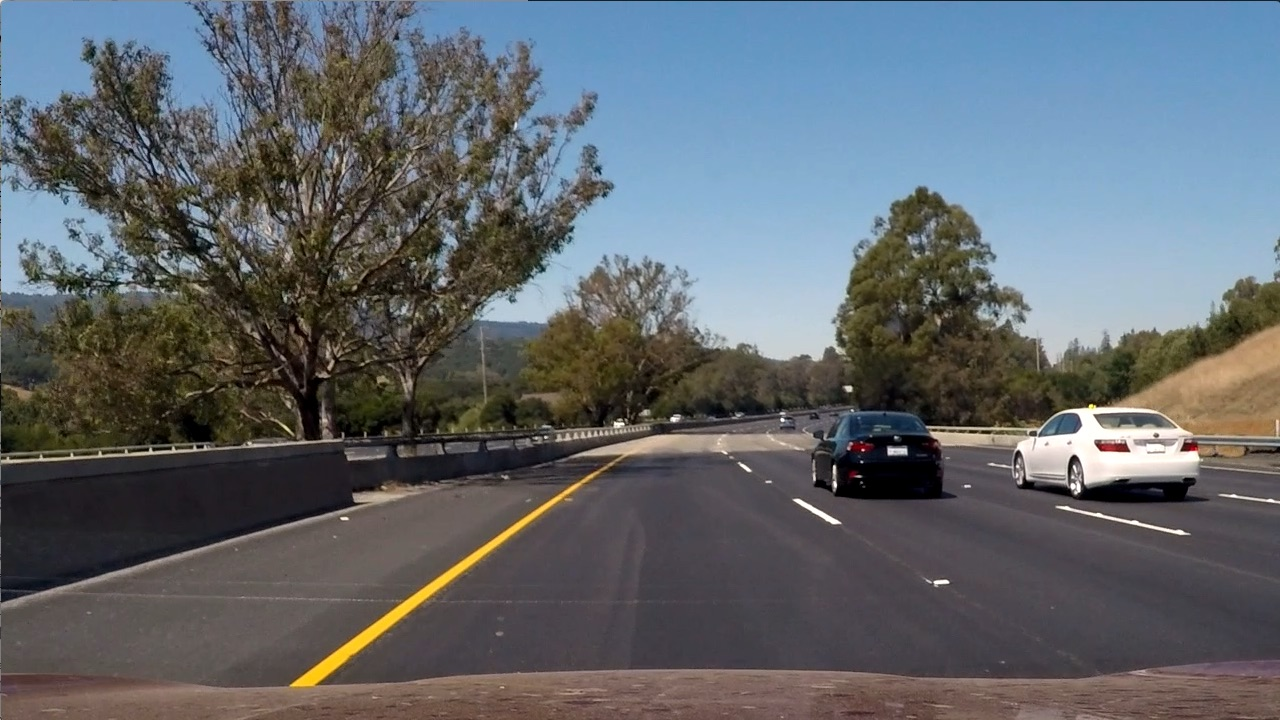
#> input picture test_images/test6.jpg, 1280 x 720 px
$ python windows_utils.py   (older library calls are emulated)
#> lines starting #> are read from the running program, lines starting #| are printed output that depends on the picture
"""
This module contains functions that can be used to get different windows on an image.
It contains the following functions:
		- draw_boxes 				:To draw boxes at images
		- slide_windows				:To get slide windows on an image

"""
import numpy as np
import cv2
import matplotlib.image as mpimg
import matplotlib.pyplot as plt

#---------------------------------------------------------------------------------------------#


"""
# 1- draw_boxes

This function is used to draw rectangular boxes on a certain image

Input: 	- img:image
		- bboxes:list of boxes
		- color:color of the boxes
		- thick: thick of the boxes

output:	copy of the input img with drawn boxes

"""
def draw_boxes(img, bboxes, color=(0, 0, 255), thick=6):
    # Make a copy of the image
    imcopy = np.copy(img)
    # Iterate through the bounding boxes
    for bbox in bboxes:
        # Draw a rectangle given bbox coordinates
        cv2.rectangle(imcopy, bbox[0], bbox[1], color, thick)
    # Return the image copy with boxes drawn
    return imcopy

#--------------------------------------------------------------------------------------------#

"""
# 2- slide_windows

This function is used to get  slide windows in an image
inputs:	- img:image
		- x_start_stop:starting and stopping x coordinate of the searching area
		- y_start_stop:starting and stopping y coordinate of the searching area
		- xy_window: size of the window
		- xy_ovelap: overlapping between windows

output: a list of windows that can be drawn later
"""

def slide_windows(img, x_start_stop=[None, None], y_start_stop=[None, None],
                    xy_window=(64, 64), xy_overlap=(0.5, 0.5)):
    # If x and/or y start/stop positions not defined, set to image size
    if x_start_stop[0]==None:
        x_start_stop[0]=0
    if x_start_stop[1]==None:
        x_start_stop[1]=img.shape[1]
    if y_start_stop[0]==None:
        y_start_stop[0]=0
    if y_start_stop[1]==None:
        y_start_stop[1]=img.shape[0]
    # Compute the span of the region to be searched
    xspan=x_start_stop[1]-x_start_stop[0]
    yspan=y_start_stop[1]-y_start_stop[0]
    # Compute the number of pixels per step in x/y
    nx_pix_per_step = np.int(xy_window[0]*(1 - xy_overlap[0]))
    ny_pix_per_step = np.int(xy_window[1]*(1 - xy_overlap[1]))
    # Compute the number of windows in x/y
    nx_buffer = np.int(xy_window[0]*(xy_overlap[0]))
    ny_buffer = np.int(xy_window[1]*(xy_overlap[1]))
    nx_windows = np.int((xspan-nx_buffer)/nx_pix_per_step)
    ny_windows = np.int((yspan-ny_buffer)/ny_pix_per_step)
    # Initialize a list to append window positions to
    window_list = []
    # Loop through finding x and y window positions
    for ys in range (ny_windows):
        for xs in range (nx_windows):
    #     Note: you could vectorize this step, but in practice
    #     you'll be considering windows one by one with your
    #     classifier, so looping makes sense
        # Calculate each window position
            startx = xs*nx_pix_per_step + x_start_stop[0]
            endx = startx + xy_window[0]
            starty = ys*ny_pix_per_step + y_start_stop[0]
            endy = starty + xy_window[1]
            # Append window position to list
            window_list.append(((startx,starty),(endx,endy)))
    # Return the list of windows
    return window_list

#--------------------------------------------------------------------------------------------#

"""
# 3- search_window
This function is used to get the feature of every slide window in an image
"""
# Define a function you will pass an image
# and the list of windows to be searched (output of slide_windows())

from sklearn.preprocessing import StandardScaler
from sklearn.model_selection import train_test_split #sklearn>=0.18
from sklearn.svm import LinearSVC
from features_utils import single_img_features
def search_windows(img, windows, clf, scaler, color_space='RGB',
                    spatial_size=(32, 32), hist_bins=32,
                    hist_range=(0, 256), orient=9,
                    pix_per_cell=8, cell_per_block=2,
                    hog_channel=0, spatial_feat=True,
                    hist_feat=True, hog_feat=True):

    #1) Create an empty list to receive positive detection windows
    on_windows = []
    #2) Iterate over all windows in the list
    for window in windows:
        #3) Extract the test window from original image
        test_img = cv2.resize(img[window[0][1]:window[1][1], window[0][0]:window[1][0]], (64, 64))
        #4) Extract features for that window using single_img_features()
        features = single_img_features(test_img, color_space=color_space,
                            spatial_size=spatial_size, hist_bins=hist_bins,
                            orient=orient, pix_per_cell=pix_per_cell,
                            cell_per_block=cell_per_block,
                            hog_channel=hog_channel, spatial_feat=spatial_feat,
                            hist_feat=hist_feat, hog_feat=hog_feat)
        #5) Scale extracted features to be fed to classifier

        test_features = scaler.transform(np.array(features).reshape(1, -1))
        #6) Predict using your classifier
        prediction = clf.predict(test_features)
        #7) If positive (prediction == 1) then save the window
        if prediction == 1:
            on_windows.append(window)
    #8) Return windows for positive detections
    return on_windows
#-------------------------------------------------------------------------------------------#

if __name__ == '__main__':
	img=mpimg.imread('./test_images/test6.jpg')
#> img is the input picture: shape (720, 1280, 3); mean R, G, B 97, 102.6, 107.9
	windows=slide_windows(img,y_start_stop=[np.int(img.shape[0]/2),img.shape[0]])
#> windows = 390 items
	imgcopy=draw_boxes(img,windows)
#> the loop in draw_boxes, `for bbox in bboxes:` made 390 passes
#> bbox on passes 1 to 3: ((0, 360), (64, 424)), ((32, 360), (96, 424)), ((64, 360), (128, 424))
#> after the loop in draw_boxes, `for bbox in bboxes:`:
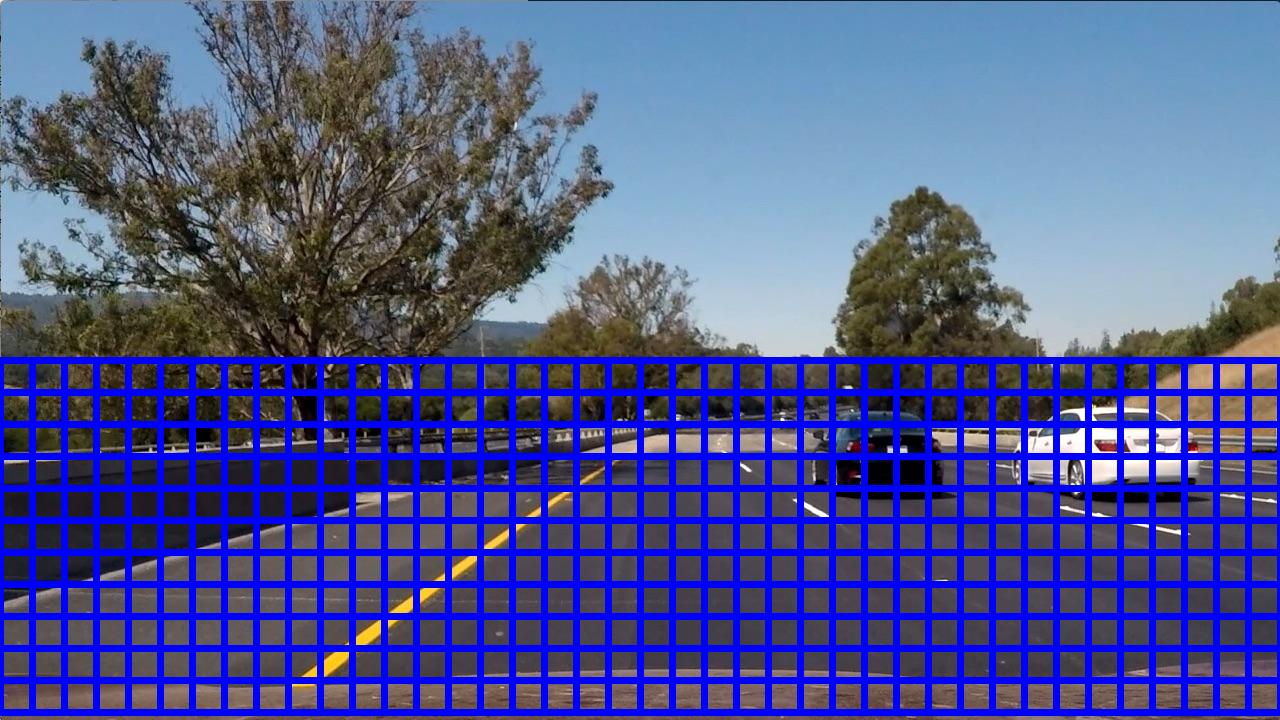
#> imcopy: shape (720, 1280, 3); mean R, G, B 80, 87.4, 144.7
	plt.imshow(imgcopy)
	plt.show()

$ run again, with test_images/test1.jpg copied over test_images/test6.jpg
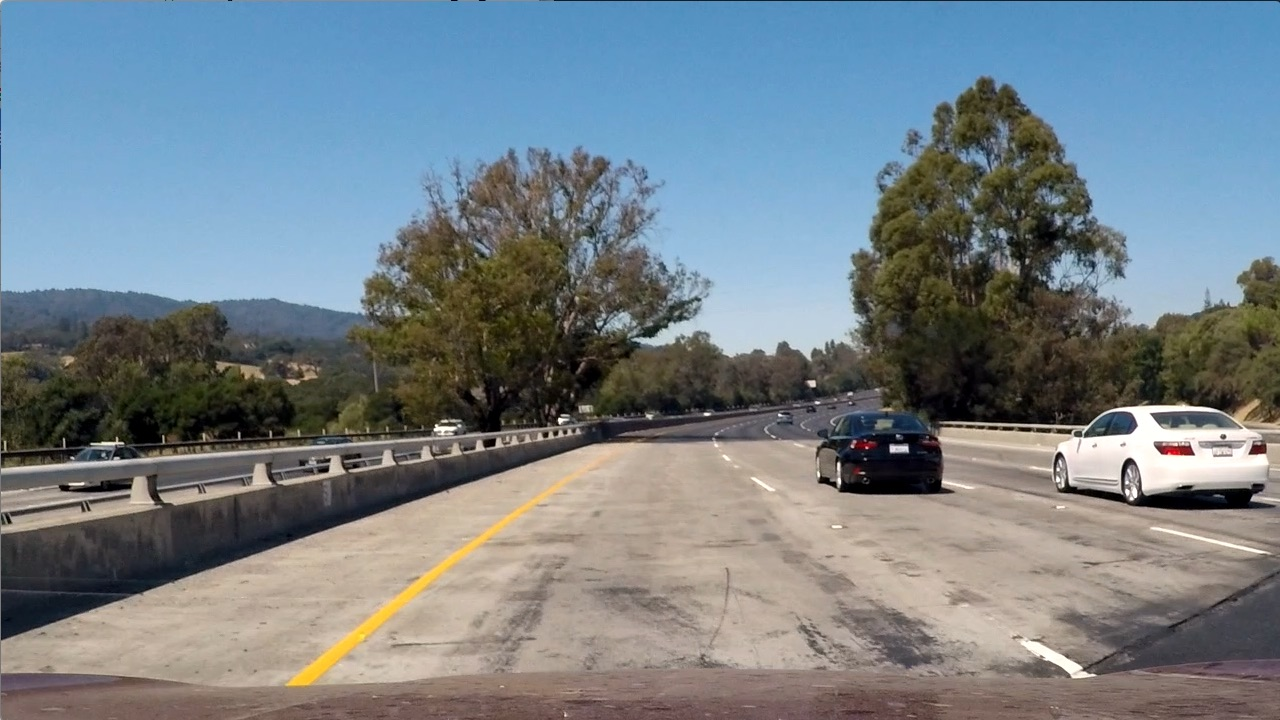
#> input picture test_images/test1.jpg, 1280 x 720 px
#> img is the input picture: shape (720, 1280, 3); mean R, G, B 117.5, 128.7, 135.5
#> windows = 390 items
#> the loop in draw_boxes, `for bbox in bboxes:` made 390 passes
#> bbox on passes 1 to 3: ((0, 360), (64, 424)), ((32, 360), (96, 424)), ((64, 360), (128, 424))
#> after the loop in draw_boxes, `for bbox in bboxes:`:
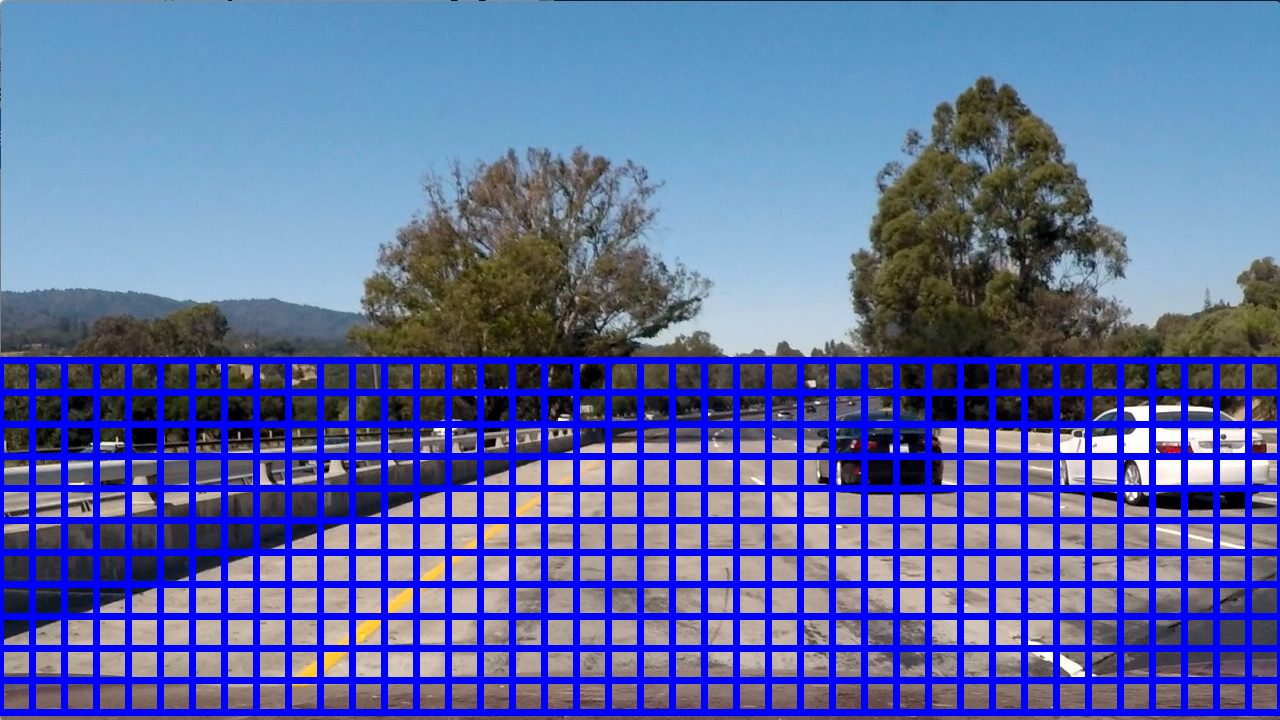
#> imcopy: shape (720, 1280, 3); mean R, G, B 92.1, 105.5, 165.5

$ run again, with test_images/test2.jpg copied over test_images/test6.jpg
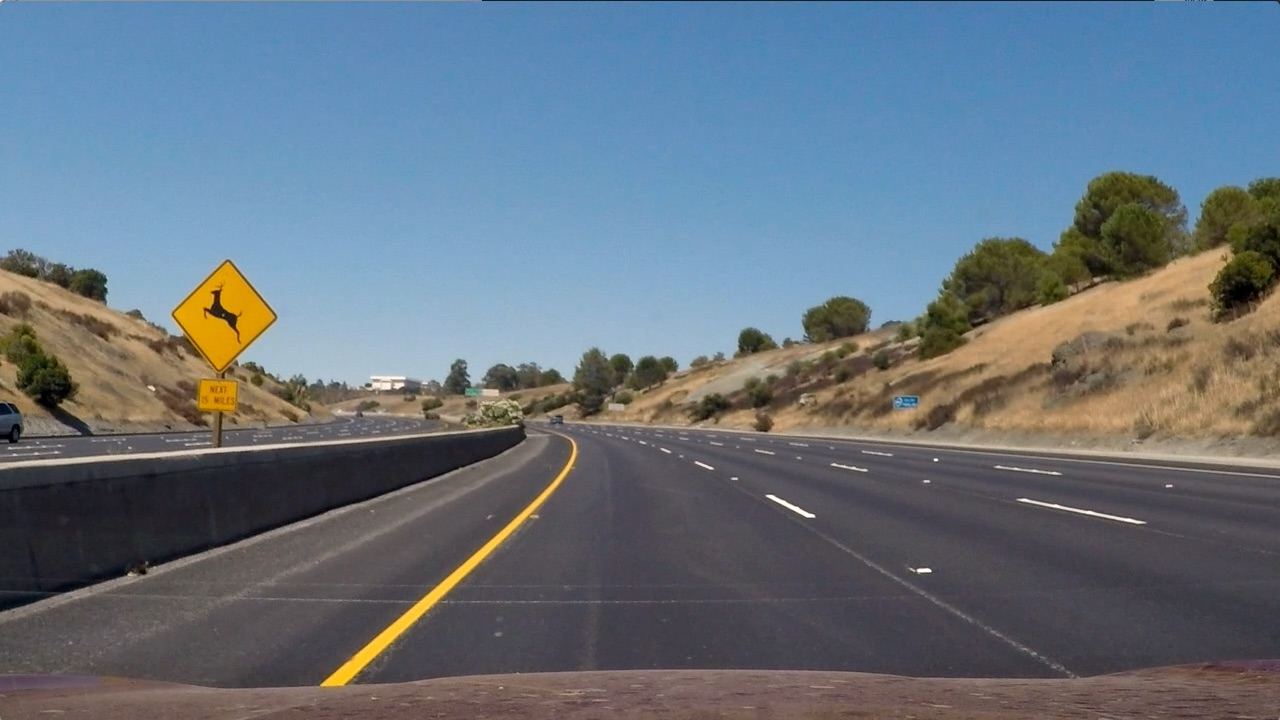
#> input picture test_images/test2.jpg, 1280 x 720 px
#> img is the input picture: shape (720, 1280, 3); mean R, G, B 102.8, 114.6, 125.5
#> windows = 390 items
#> the loop in draw_boxes, `for bbox in bboxes:` made 390 passes
#> bbox on passes 1 to 3: ((0, 360), (64, 424)), ((32, 360), (96, 424)), ((64, 360), (128, 424))
#> after the loop in draw_boxes, `for bbox in bboxes:`:
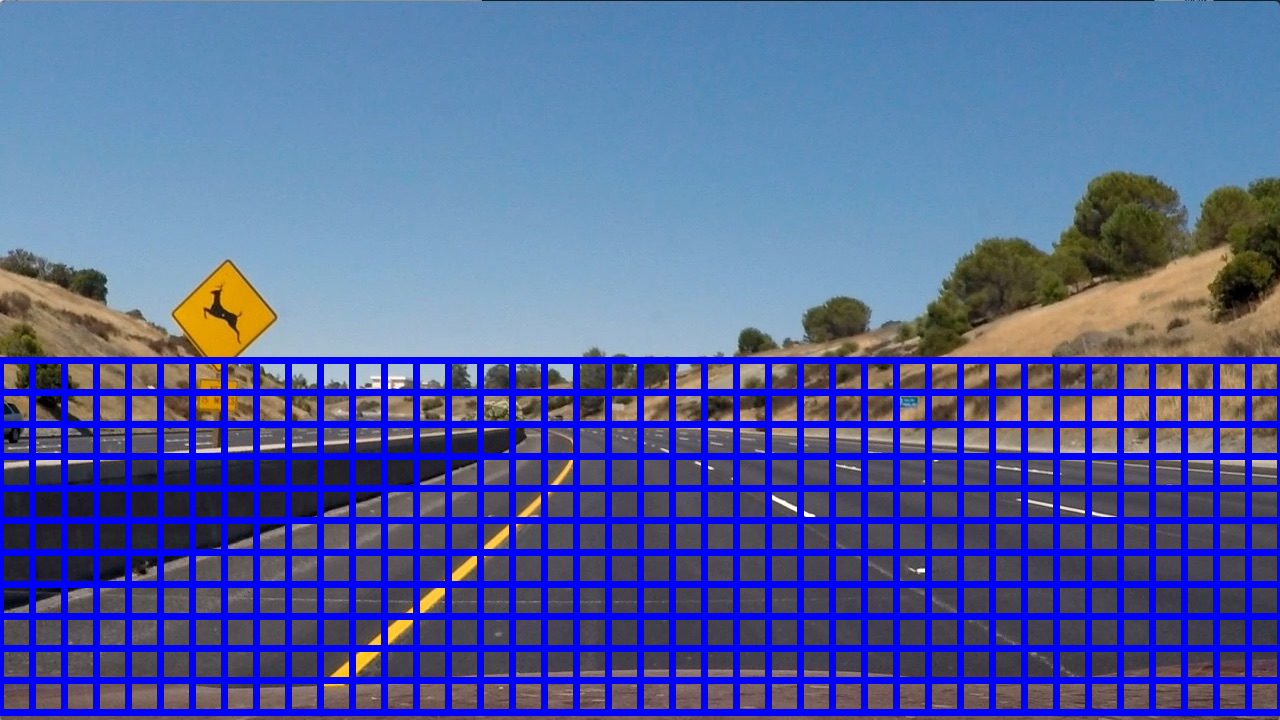
#> imcopy: shape (720, 1280, 3); mean R, G, B 83.2, 97, 159.8

$ run again, with test_images/test3.jpg copied over test_images/test6.jpg
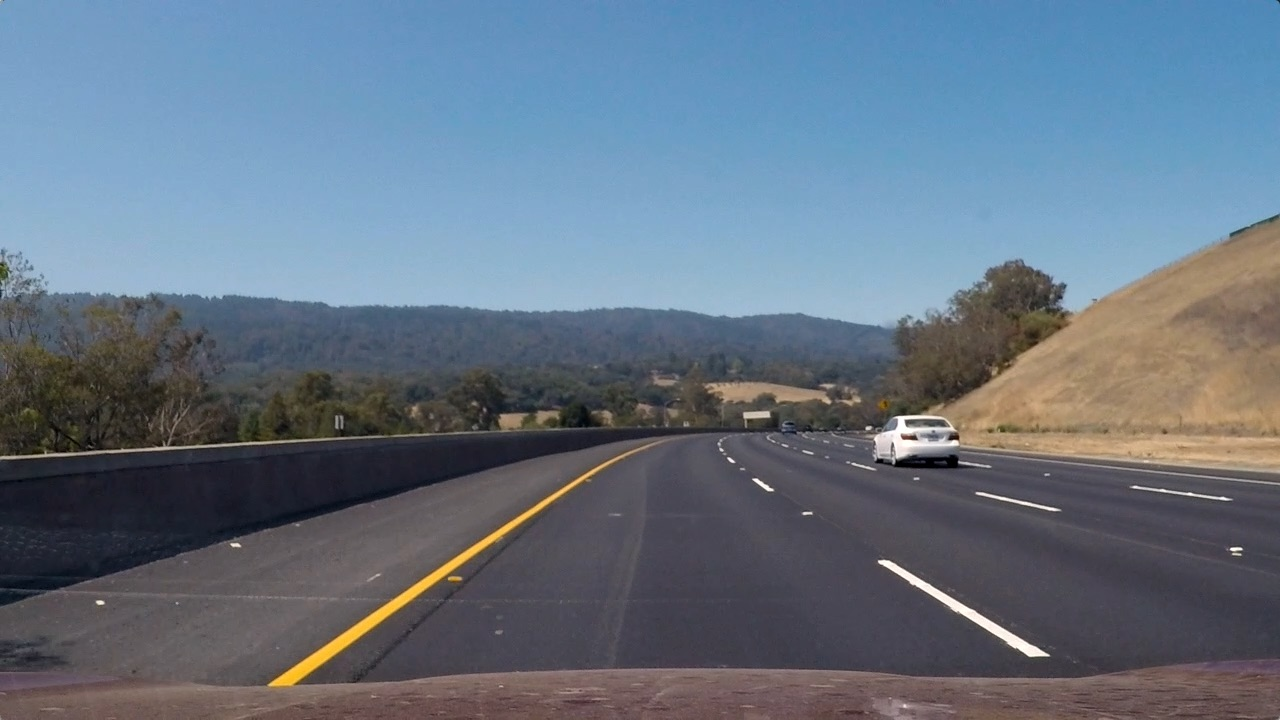
#> input picture test_images/test3.jpg, 1280 x 720 px
#> img is the input picture: shape (720, 1280, 3); mean R, G, B 101.1, 115.3, 130.7
#> windows = 390 items
#> the loop in draw_boxes, `for bbox in bboxes:` made 390 passes
#> bbox on passes 1 to 3: ((0, 360), (64, 424)), ((32, 360), (96, 424)), ((64, 360), (128, 424))
#> after the loop in draw_boxes, `for bbox in bboxes:`:
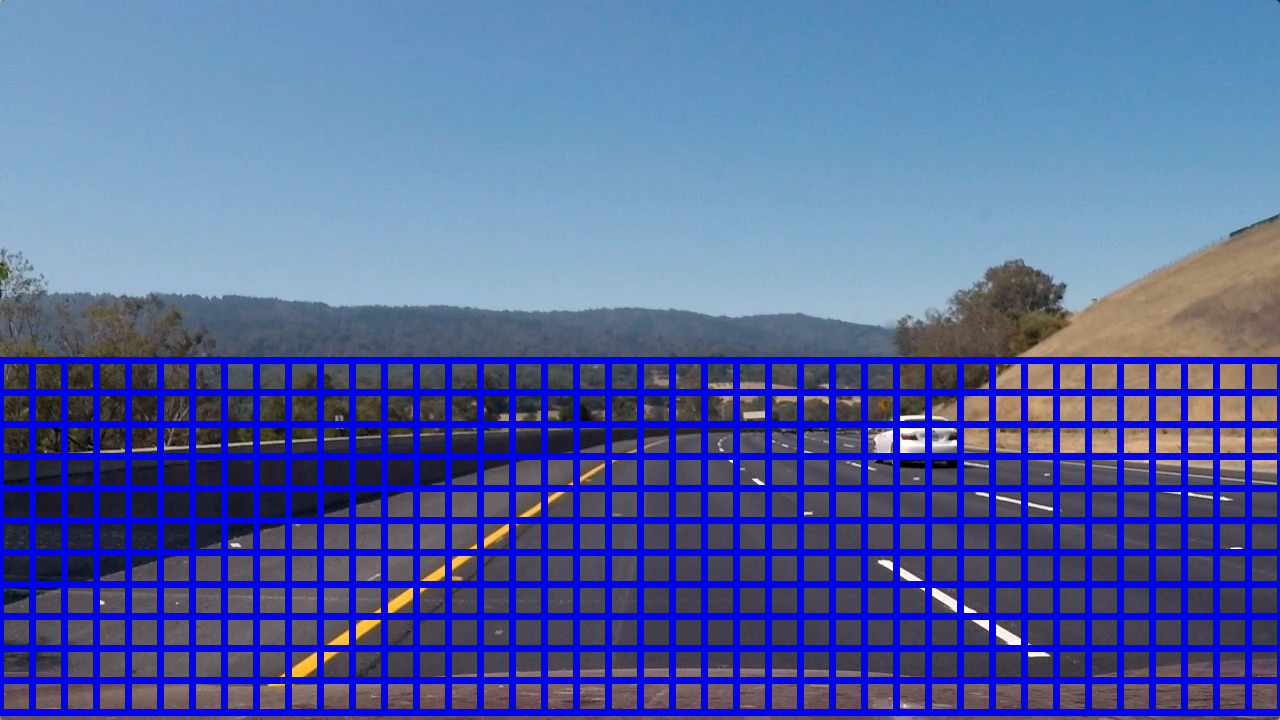
#> imcopy: shape (720, 1280, 3); mean R, G, B 83.6, 99.3, 165.6
